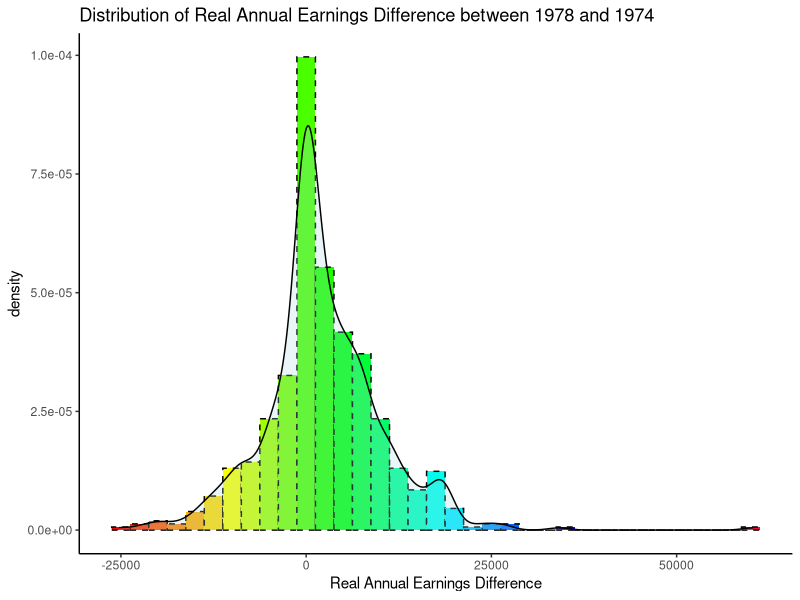
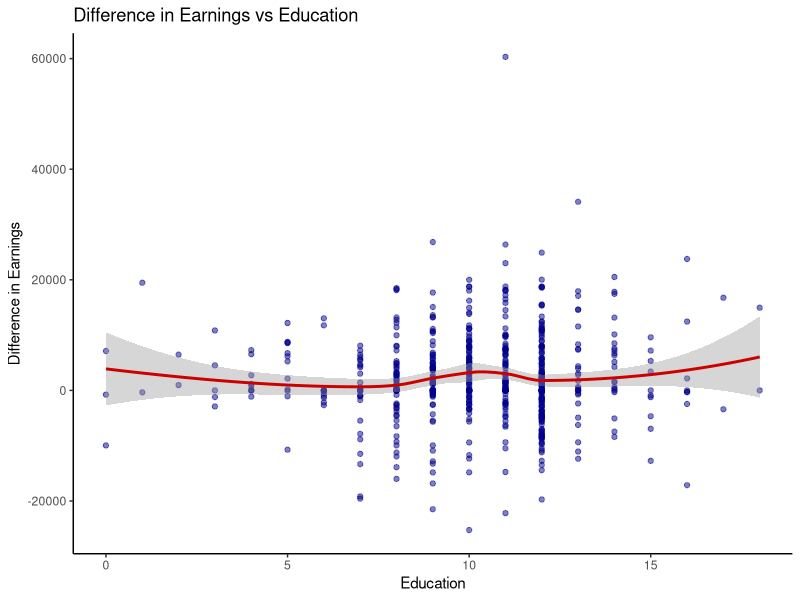
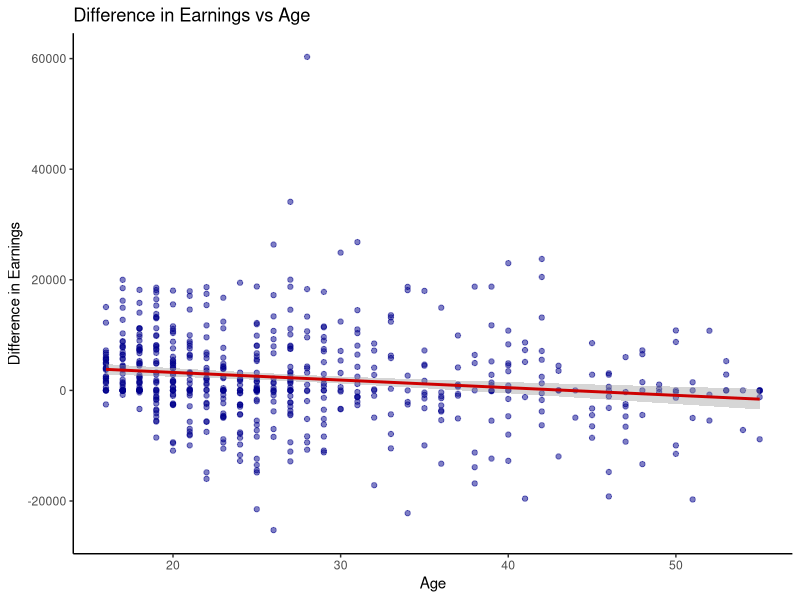
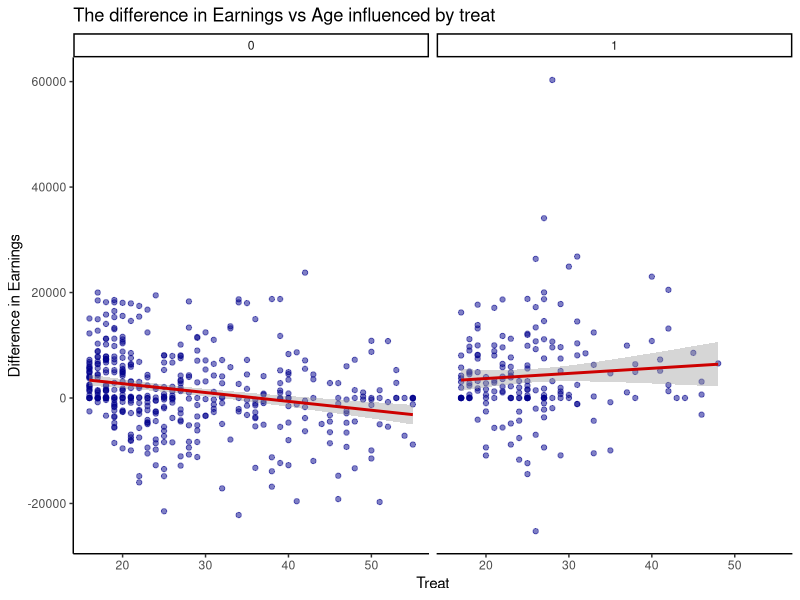
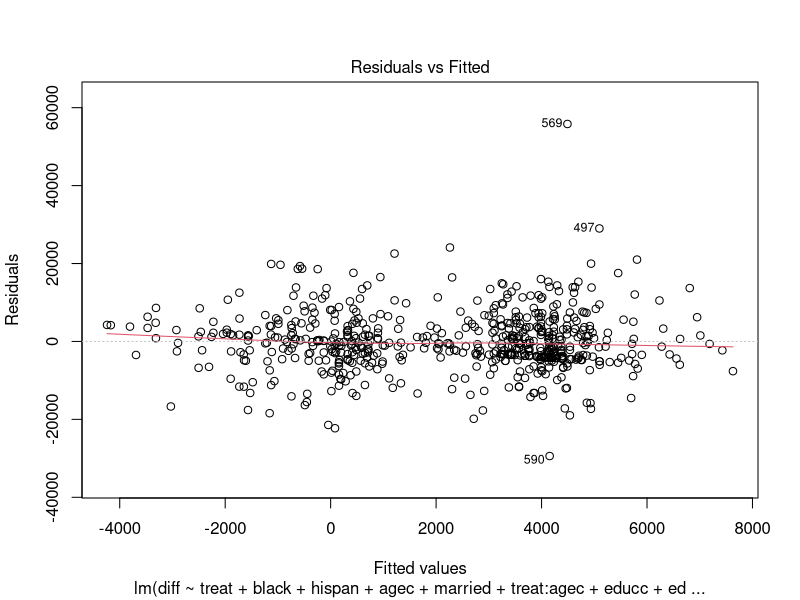
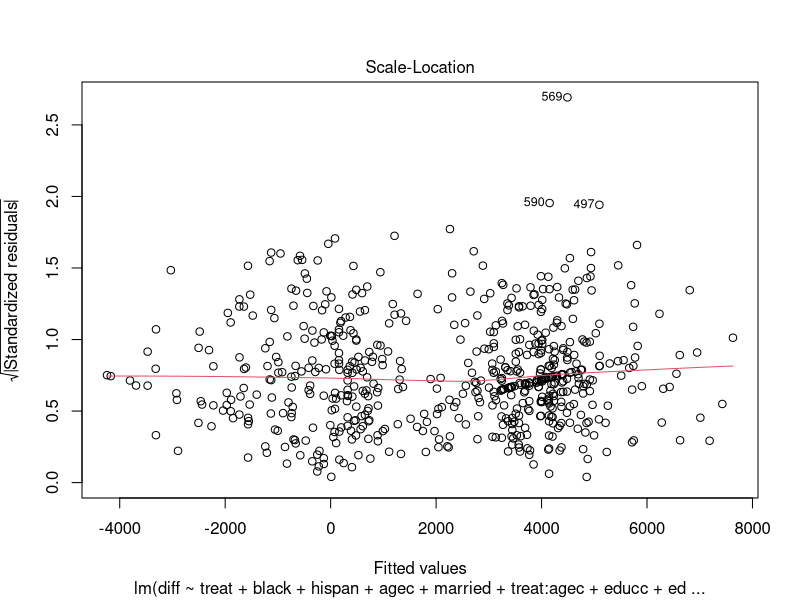
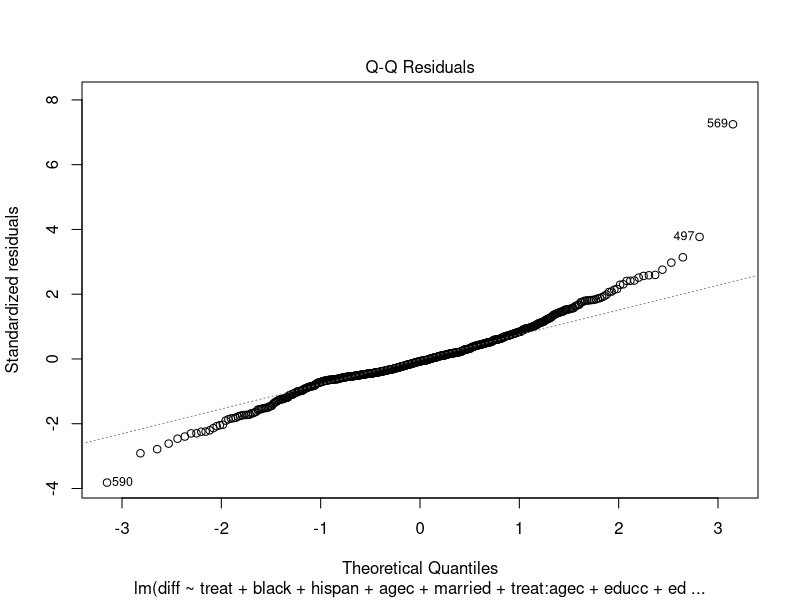
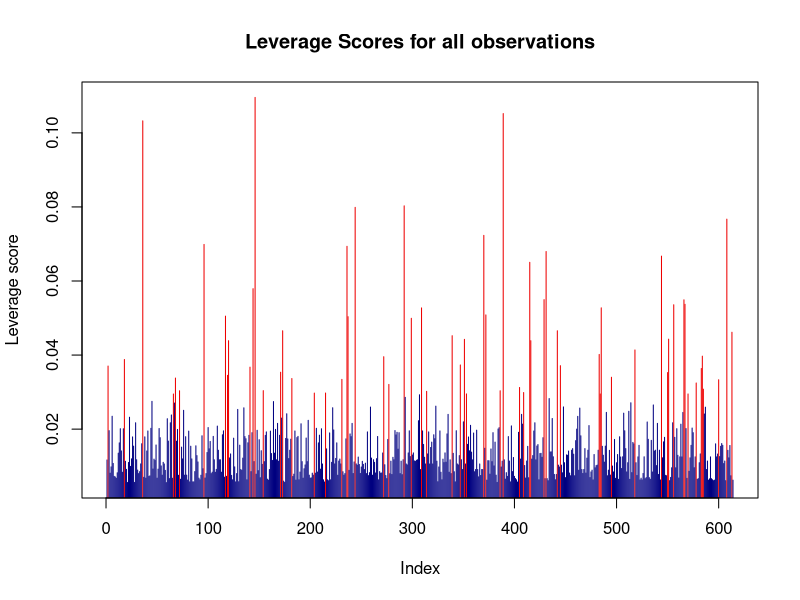

Generate these figures, in order, with R:
## ---- chunk 1

###### Clear environment and load libraries
rm(list = ls())

options(warn=-1)
options(xtable.comment = FALSE)

library(broom) 
library(ggplot2)
library(xtable)
library(rms)
library(pROC)
library(e1071)
library(caret)
require(gridExtra)
library(MASS)
library(arm)
library(dplyr)
library(tidyr)

###### Load the data
lalondedata <-
  read.table(
    "lalondedata.txt",
    header = TRUE,
    sep = ",",
    colClasses = c(
      "factor",
      "factor",
      "numeric",
      "numeric",
      "factor",
      "factor",
      "factor",
      "factor",
      "numeric",
      "numeric",
      "numeric"
    )
  )


lalondedata$diff <- lalondedata$re78 - lalondedata$re74
dim(lalondedata)
str(lalondedata)
summary(lalondedata)

lalondedata$agec <- c(scale(lalondedata$age, scale = F))
lalondedata$educc <- c(scale(lalondedata$educ, scale = F))
lalondedata$educc2 <- lalondedata$educc ^ 2

## ---- chunk 2

ggplot(lalondedata, aes(x = diff)) +
  geom_histogram(
    aes(y = ..density..),
    color = "black",
    linetype = "dashed",
    fill = rainbow(35),
    binwidth = 2500
  ) +
  geom_density(alpha = .25, fill = "lightblue") +
  scale_fill_brewer(palette = "Blues") +
  labs(title = "Distribution of Real Annual Earnings Difference between 1978 and 1974",
       x = "Real Annual Earnings Difference") +
  theme_classic() + theme(legend.position = "none")


## ---- chunk 3

# educ
ggplot(lalondedata, aes(x = educ, y = diff)) +
  geom_point(alpha = .5, colour = "blue4") +
  geom_smooth(col = "red3") +
  theme_classic() +
  labs(title = "Difference in Earnings vs Education", x = "Education",
       y = "Difference in Earnings")

ggplot(lalondedata, aes(x = age, y = diff)) +
  geom_point(alpha = .5, colour = "blue4") +
  geom_smooth(method = "lm", col = "red3") +
  theme_classic() +
  labs(title = "Difference in Earnings vs Age", x = "Age",
       y = "Difference in Earnings")

## ---- chunk 4

ggplot(lalondedata, aes(x = age, y = diff)) +
  geom_point(alpha = .5, colour = "blue4") +
  geom_smooth(method = "lm", col = "red3") +
  theme_classic() +
  labs(title = "The difference in Earnings vs Age influenced by treat", x = "Treat",
       y = "Difference in Earnings") +
  facet_wrap( ~ treat)

## ---- chunk 5

final_model <-
  lm(
    diff ~ treat + black + hispan + agec + married + treat:agec + educc + educc2
    + agec:married,
    data = lalondedata
  )

fsta <- summary(final_model)$fstatistic
model_pvalue <- pf(fsta[1],fsta[2],fsta[3],lower.tail=F)
## ---- chunk 6
xtable(final_model, 
      caption = "Coefficient-Level Estimates")

tdf <- data.frame(
    pValue = formatC(model_pvalue, format = "e", digits = 2),
    RSquare = c(round(summary(final_model)$r.squared, 2))
)

xtable(tdf, caption = "Evaluationl")

#xtable(confint(final_model), caption = "Confidence Interval")

## ---- chunk 7

plot(final_model, which=1)
plot(final_model, which=3)

## ---- chunk 8

# Outliers
plot(final_model, which=2)

# Outliers
lev_scores <- hatvalues(final_model)
p<- 9
n <- nrow(lalondedata)
plot(lev_scores, col=ifelse(lev_scores > (2*p/n), 'red2', 'navy'), type="h", ylab="Leverage score",xlab="Index",main="Leverage Scores for all observations")

# High Influence
plot(final_model, which=5, main = "Cook's Distance Analysis")

## ---- chunk 9

xtable(tidy(vif(final_model)), caption = "VIF")

## ---- chunk 10

rm(list = ls())

lalondedata <-
  read.table(
    "lalondedata.txt",
    header = TRUE,
    sep = ",",
    colClasses = c(
      "factor",
      "factor",
      "numeric",
      "numeric",
      "factor",
      "factor",
      "factor",
      "factor",
      "numeric",
      "numeric",
      "numeric"
    )
  )

lalondedata$earn <- ifelse(lalondedata$re78 > 0, 1, 0)

lalondedata$earnf <-
  factor(
    ifelse(lalondedata$re78 > 0, 1, 0),
    levels = c(0, 1),
    labels = c("Zero", "Positive")
  )


lalondedata$agec <- lalondedata$age - mean(lalondedata$age)
lalondedata$educc <- lalondedata$educ - mean(lalondedata$educ)
lalondedata$agec2 <- lalondedata$agec ^ 2

## ---- chunk 11

ggplot(lalondedata, aes(x = earnf, y = age, fill = earnf)) +
  geom_boxplot() + coord_flip() +
  scale_fill_brewer(palette = "Reds") +
  labs(title = "Had salaries or not vs Age by Treat",
       x = "Had salaries or no?", y = "Age") +
  theme_classic() + theme(legend.position = "none") +
  facet_wrap(~ treat)

ggplot(lalondedata, aes(x = earnf, y = age, fill = earnf)) +
  geom_boxplot() + coord_flip() +
  scale_fill_brewer(palette = "Reds") +
  labs(title = "Had salaries or not vs Age by High school degree",
       x = "Had salaries or no?", y = "Age") +
  theme_classic() + theme(legend.position = "none") +
  facet_wrap(~ nodegree)

## ---- chunk 12

hispan0<-lalondedata %>%
  filter(hispan==0)
hispan1<-lalondedata %>%
  filter(hispan==1)

non_hispan_marriage <- apply(table(hispan0[,c("earnf","married")])/sum(table(hispan0[,c("earnf","married")])), 2,function(x) round(x/sum(x), 2))
hispan_marriage <- apply(table(hispan1[,c("earnf","married")])/sum(table(hispan1[,c("earnf","married")])), 2,function(x) round(x/sum(x),2))

xtable(non_hispan_marriage, caption = "Employed rate with marital status - Non Hispanic")
xtable(hispan_marriage, caption = "Employed rate with marital status - Hispanic")

## ---- chunk 13

full_model <-
  glm(
    earn ~ treat + black + agec + agec2  
           + nodegree + hispan + married 
           + nodegree:agec + hispan:married + agec:treat,
    
    data = lalondedata,
    family = binomial
  )

rawresid <- residuals(full_model,"resp")

model_sum <- summary(full_model)

## ---- chunk 14

xtable(model_sum, caption = "Coefficients")
 
model_confint <- confint(full_model)

xtable(model_confint, caption = "Confidence Interval")

tdf <- data.frame(
    NULL_deviance = round(model_sum$null.deviance, 2),
    Residual_deviance = round(model_sum$deviance, 2)
)

xtable(tdf, caption = "Deviance")

## ---- chunk 15

binnedplot(
  x = fitted(full_model),
  y = rawresid,
  xlab = "Pred. probabilities",
  col.int = "red4",
  ylab = "Avg. residuals",
  main = "Binned residual plot",
  col.pts = "navy"
)

#binnedplot(
#  x = lalondedata$agec,
#  y = rawresid,
#  xlab = "Age (Centered)",
#  col.int = "red4",
#  ylab = "Avg. residuals",
#  main = "Binned residual plot",
#  col.pts = "navy"
#)

#binnedplot(
#  x = lalondedata$educc,
#  y = rawresid,
#  xlab = "Education (Centered)",
#  col.int = "red4",
#  ylab = "Avg. residuals",
#  main = "Binned residual plot",
#  col.pts = "navy"
#)

## ---- chunk 16
xtable(tidy(vif(full_model)), caption = "VIF")
## ---- chunk 17

Conf_mat <-
  confusionMatrix(as.factor(ifelse(
    fitted(full_model) >= mean(lalondedata$earn), "1", "0"
  )),
  as.factor(lalondedata$earn), positive = "1")

                
xtable(Conf_mat$table, caption = "Confusion Matrix")

## ---- chunk 18

cutoff = "best"

roc <- roc(lalondedata$earn,
           fitted(full_model),
           plot=T,
           print.thres=cutoff,
           legacy.axes=T, 
           col="blue2")

roc_value <-coords(roc, cutoff, transpose = FALSE)
